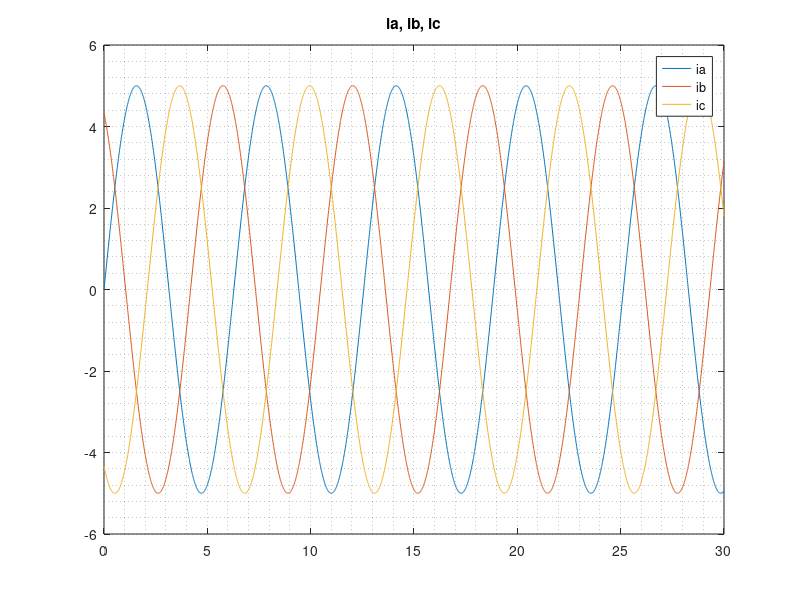

Write MATLAB code to recreate this figure. (Note: this script raises an error after producing the figure.)
clear; clc; close all;

T_32 = 2/3 * [1, -1/2, -1/2;
              0, sqrt(3)/2, -sqrt(3)/2;
              sqrt(2)/2, sqrt(2)/2, sqrt(2)/2];

t = 0:0.01:30;
amp = 5;

ia = amp * sin(t);
ib = amp * sin(t + 2 * pi/3);
ic = amp * sin(t - 2 * pi/3);

theta = atan2((sqrt(3)/2 * ib - sqrt(3)/2 * ic), (ia - 1/2 * ib - 1/2 * ic));

figure(1)
plot(t, ia, t, ib, t, ic);
legend("ia", "ib", "ic");
title("ia, ib, ic");
grid minor;

[ialpha, ibeta] = clarke(ia, ib, ic);
figure(2)
plot(t, ialpha, t, ibeta);
legend("ialpha", "ibeta");
title("clark transfer");
grid minor;

[id, iq] = park(ialpha, ibeta, theta);
figure(3)
plot(t, id, t, iq, t, theta, "-.");
legend("id", "iq", "theta");
title("park transfer");
grid minor;

[ualpha, ubeta] = ipark(id, iq, theta);
figure(4)
plot(t, ualpha, t, ubeta, t, theta, "-.");
legend("ud", "uq", "theta");
title("inverse park transfer");
grid minor;

[a, b, c] = iclark(ualpha, ubeta);
figure(5)
plot(t, a, t, b, t, c);
legend("ia", "ib", "ic");
title("inverse clark transfer");
grid minor;

function [ialpha, ibeta] = clarke(ia, ib, ic)
    ialpha = (2/3) * (ia - 1/2 * ib - 1/2 * ic);
    ibeta = (2/3) * (sqrt(3)/2 * ib - sqrt(3)/2 * ic);
end

function [ia, ib, ic] = iclark(ialpha, ibeta)
    ia = ialpha;
    ib = -(1/2) * ialpha + sqrt(3)/2 * ibeta;
    ic = -(1/2) * ialpha - sqrt(3)/2 * ibeta;
end

% d axis align to alpha axis
function [id, iq] = park(ialpha, ibeta, theta)
    id = ialpha .* cos(theta) + ibeta .* sin(theta);
    iq = -ialpha .* sin(theta) + ibeta .* cos(theta);
end

function [ualpha, ubeta] = ipark(ud, uq, theta)
    ualpha = ud .* cos(theta) - uq .* sin(theta);
    ubeta = ud .* sin(theta) + uq .* cos(theta);
end
